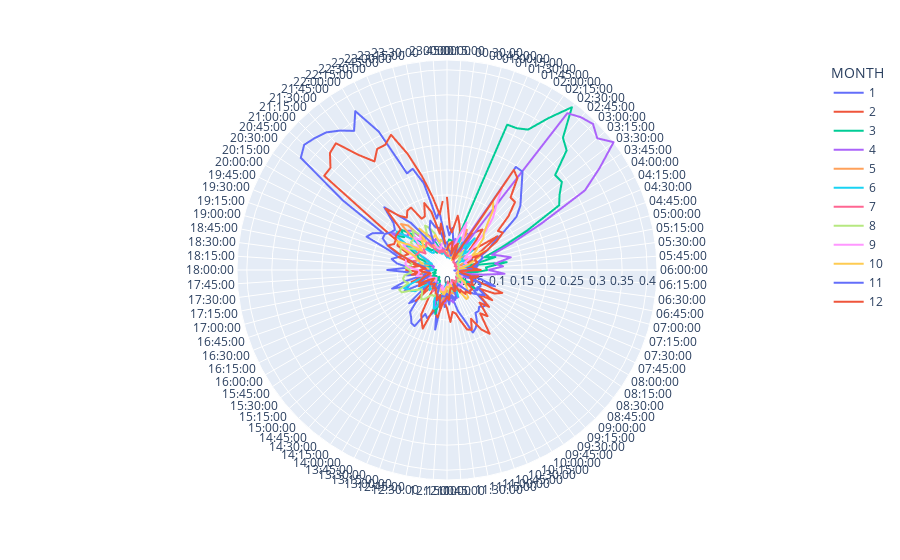

The cell this chart's notebook holds for it:
### Markdown cell above
Comments

### Code cell
import plotly.graph_objs as go
import plotly.express as px
from plotly.offline import iplot
import pandas as pd

# df = px.data.wind()
# fig = px.scatter_polar(df, r="frequency", theta="direction")
# fig.show()

#fig=px.line(x=[1,2,3,4],y=[1,4,9,16])
# fig = px.line_polar(r=[1,2,3], theta=[1,2,3])#, line_close=True)
# fig.show(renderer='vscode')

df = pd.read_excel('../DATA/ASSIGNED/Consumos MINUTO.xlsx')
pvt = pd.pivot_table(df, values=['kWh'], index=['MONTH', 'TIME'], aggfunc='mean').reset_index()
fig = px.line_polar(pvt, r="kWh", theta="TIME", color='MONTH')
# fig = px.line_polar(pvt, r='kWh', theta='TIME', line_close=True)
# fig.update_traces(fill='toself')
fig.show()

# iplot([fig])

# table = ff.create_table(df.head())
# py.iplot(table, filename='jupyter-table1')

# pvt = pd.pivot_table(
#     data=df,
#     values='kWh',
#     index=['MONTH', 'HOUR'],
#     columns='YEAR',
#     aggfunc='sum'
# )
# sns.lineplot(pvt.loc[(10), 2022])
# sns.lineplot(pvt.loc[(10), 2023])
